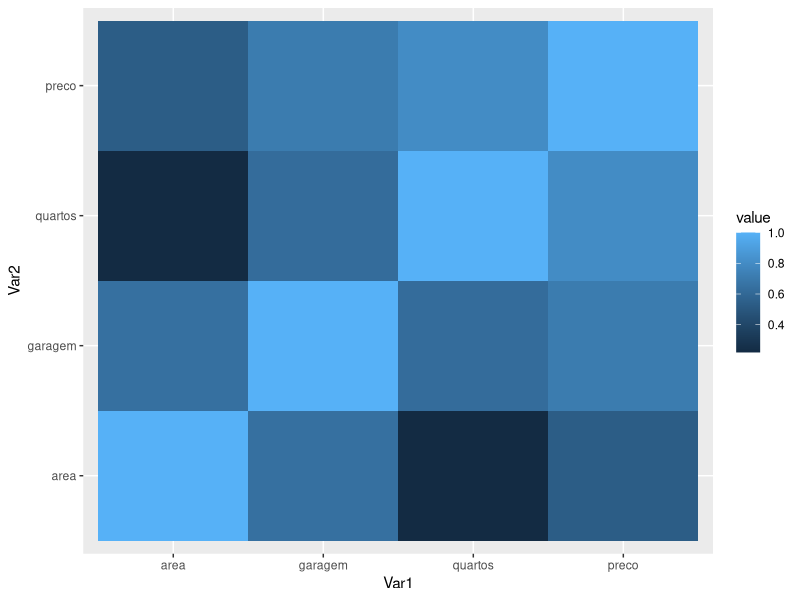
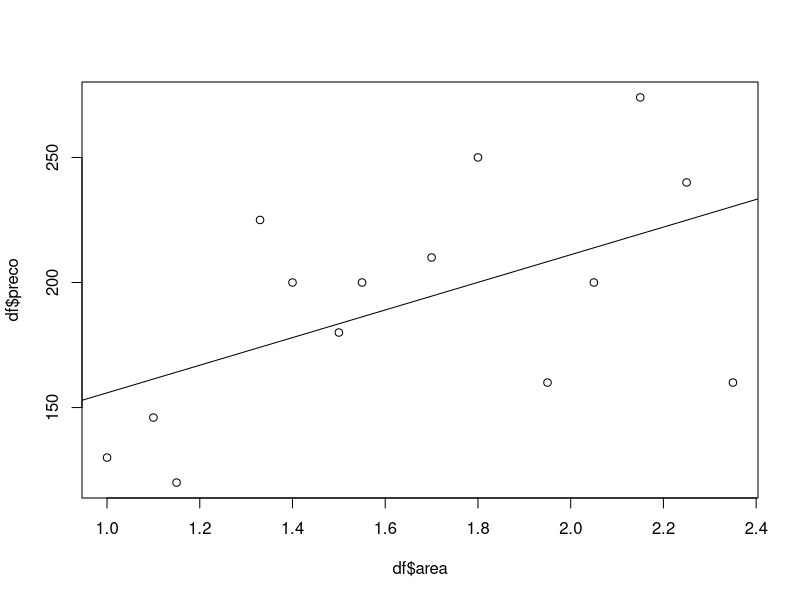
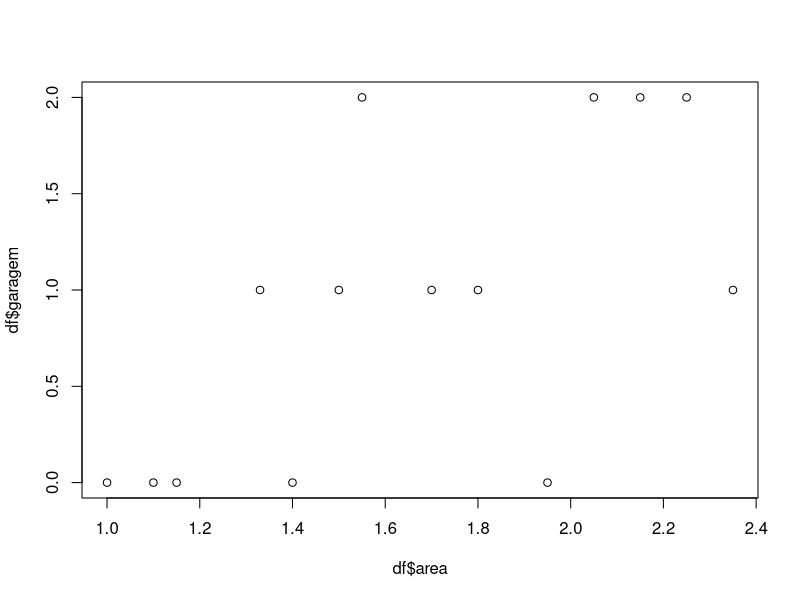
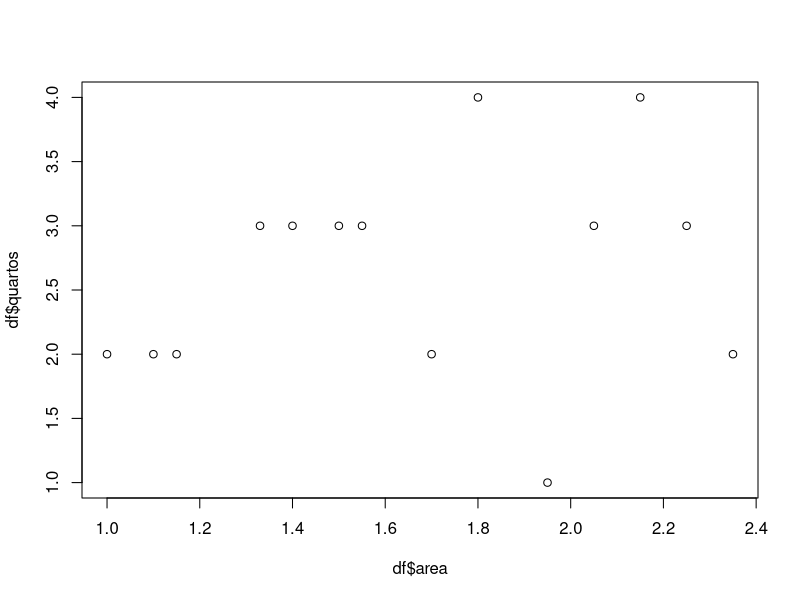
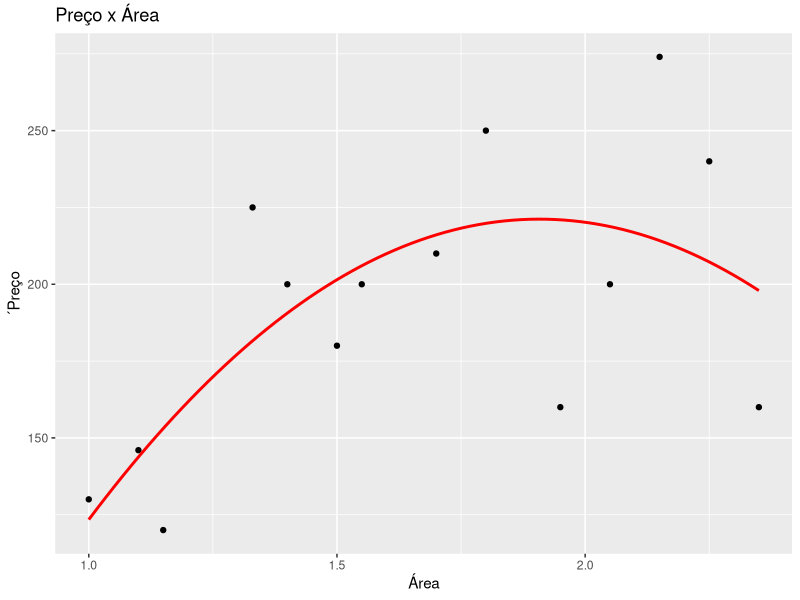

The R source for these figures, in order:
## ---- chunk 1
knitr::opts_chunk$set(echo = TRUE)
## ---- chunk 2
df <- read.csv("datap2.csv")
head(df)
## ---- chunk 3
colnames(df)[2] = "area"
colnames(df)[3] = "garagem"
colnames(df)[4] = "quartos"
colnames(df)[5] = "preco"
df$Obs <- NULL
head(df)
## ---- chunk 4
summary(df)
## ---- chunk 5
library(reshape2)
library(ggplot2)
cormat <- cor(df)
cormat
melted_cormat <- melt(cormat)
ggplot(data = melted_cormat, aes(x=Var1, y=Var2, fill=value)) + 
  geom_tile()
## ---- chunk 6
library(ggplot2)
hr_lmarea <- lm(data = df, preco ~ area)
plot(df$area,df$preco)
abline(hr_lmarea$coeff)
hr_lmgar <- lm(data = df, preco ~ garagem)
plot(df$area,df$garagem)
abline(hr_lmgar$coeff)
hr_lmqt <- lm(data = df, preco ~ quartos)
plot(df$area,df$quartos)
abline(hr_lmqt$coeff)
## ---- chunk 7
library(ggplot2)
g <- ggplot(data = df,aes(x = area,y=preco))
g <- g +  geom_point() +
     labs( title = "Preço x Área",
           y = "´Preço",
           x = "Área" )
g + stat_smooth(method = lm, se = FALSE, formula = y ~ poly(x,2, raw=TRUE), colour="Red")
